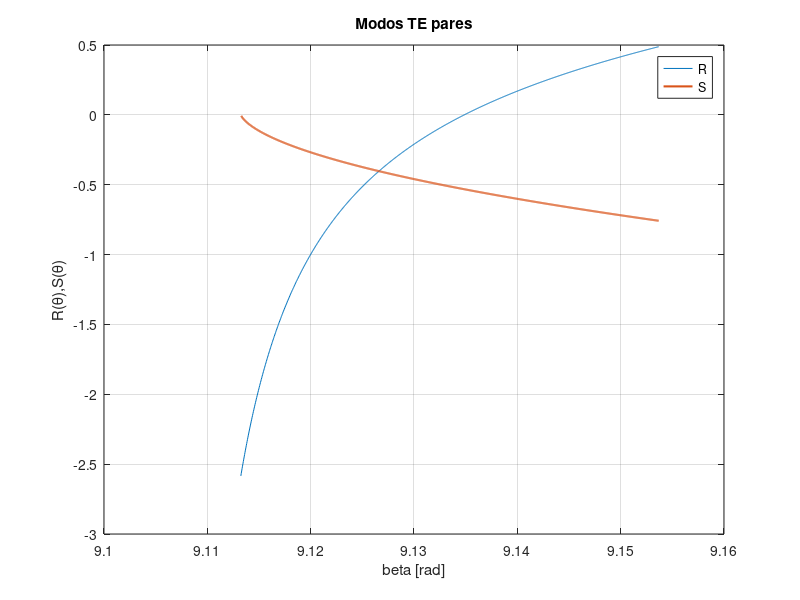

MATLAB code for this plot: (Note: this script raises an error after producing the figure.)
clc, close all, clear all

%Parámetros
%Todas las unidades en um
lambda=1;               %longitud de onda
k0=2*pi/lambda;         %numero de onda
a=4.1;                  %radius in um
n1=1.4568527308462205;  %core (germanio)
n2=1.450417399464332;   %cladding (sílice)

% syms beta
% q1=sqrt((n1^2)*(k0^2)-(beta^2));
% q2=sqrt((beta^2)-(n2^2)*(k0^2));
% 
% j0=besselj(0,q1*a);
% j1=besselj(0,q1*a);
% k0=besselk(0,q2*a);
% k1=besselk(1,q2*a);
% 
% f=q1.*(j0./j1)+q2.*(k0./k1);

% Plot
R=@(beta) (sqrt((n1^2)*(k0^2)-(beta.^2))).*((besselj(0,(sqrt((n1^2)*(k0^2)-(beta.^2)))*a))./(besselj(1,(sqrt((n1^2)*(k0^2)-(beta.^2)))*a)));
S=@(beta) -(sqrt((beta.^2)-(n2^2)*(k0^2))).*((besselk(0,(sqrt((beta.^2)-(n2^2)*(k0^2)))*a))./(besselk(1,(sqrt((beta.^2)-(n2^2)*(k0^2)))*a)));
beta=linspace(n2*k0,n1*k0,1000);
figure('Name','Modos TE'), plot(beta,R(beta),beta,S(beta),'LineWidth',1.5), grid on
legend('R','S','Location','best')
title('Modos TE pares')
xlabel('beta [rad]') 
ylabel('R(θ),S(θ)')

% Método de Newton para hallar las soluciones (intersecciones de las gráficas)
% df = diff(f)
f=@(beta) (sqrt((n1^2)*(k0^2)-(beta.^2))).*((besselj(0,(sqrt((n1^2)*(k0^2)-(beta.^2)))*a))./(besselj(1,(sqrt((n1^2)*(k0^2)-(beta.^2)))*a)))+(sqrt((beta.^2)-(n2^2)*(k0^2))).*((besselk(0,(sqrt((beta.^2)-(n2^2)*(k0^2)))*a))./(besselk(1,(sqrt((beta.^2)-(n2^2)*(k0^2)))*a)));
df=@(beta) (beta.*besselk(0, (41*(beta.^2 -5844206315499461/70368744177664)^(1/2))/10))/((beta.^2 - 5844206315499461/70368744177664)^(1/2)*besselk(1, (41*(beta.^2 - 5844206315499461/70368744177664)^(1/2))/10)) - beta./(1474045368996815/17592186044416 - beta.^2)^(1/2) - (41*beta)./10 + ((beta.^2 - 5844206315499461/70368744177664)^(1/2)*besselk(0, (41*(beta.^2 - 5844206315499461/70368744177664)^(1/2))/10)*((beta.*besselk(1, (41*(beta.^2 - 5844206315499461/70368744177664)^(1/2))/10))/(beta.^2 - 5844206315499461/70368744177664) + (41*beta.*besselk(0, (41*(beta.^2 - 5844206315499461/70368744177664)^(1/2))/10))/(10*(beta.^2 - 5844206315499461/70368744177664)^(1/2))))/besselk(1, (41*(beta.^2 - 5844206315499461/70368744177664)^(1/2))/10)^2;
p0= 10;
delta=1e-10;
epsilon=1e-9;
max=80;
[p0, err, k, y] = newton(f, df, p0, delta, epsilon, max) 
'---'
[c, err, yc] = bisect (f, n2*k0, n1*k0, delta)
